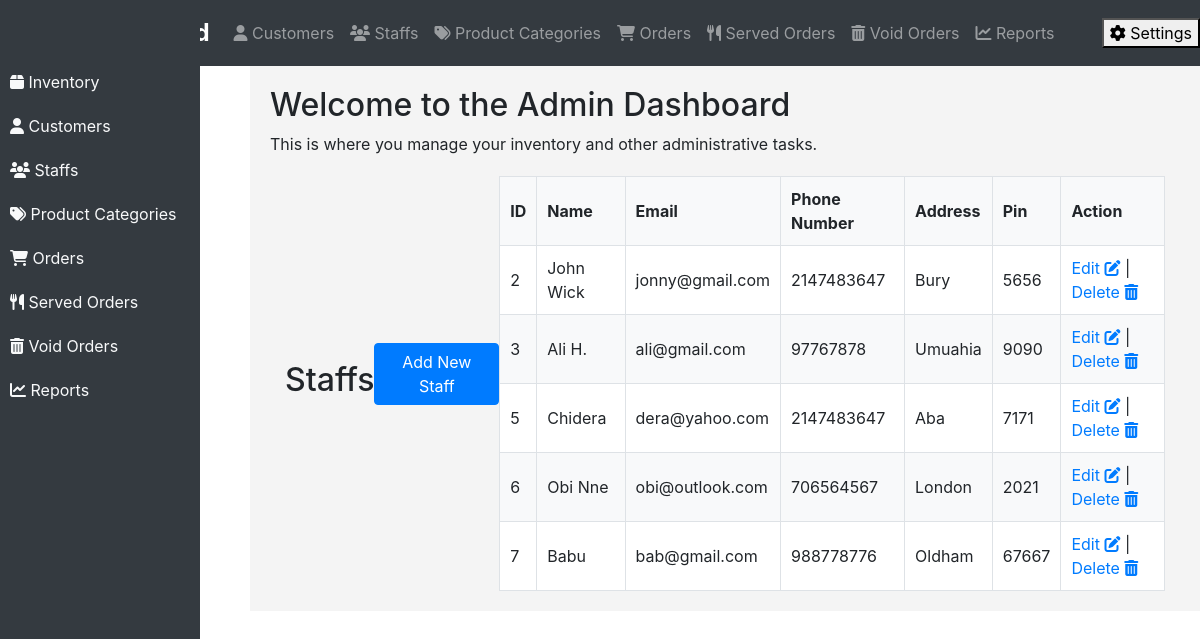
The app's page /HCF/staffs.php with its own data.
### tables this page shows
CREATE TABLE `staffs` (
  `staff_id` int(11) NOT NULL,
  `staff_name` varchar(255) NOT NULL,
  `email` varchar(255) NOT NULL,
  `phone_no` int(11) NOT NULL,
  `address` varchar(255) NOT NULL,
  `pin` int(255) NOT NULL
);

### HCF/staffs.php (the view, shortened to what this page needs)
<?php
include("connect.php");
$result = $conn->query("SELECT * FROM staffs");
?>
<!DOCTYPE html>
<html lang="en">
<head>
    <link rel="stylesheet" href="https://stackpath.bootstrapcdn.com/bootstrap/4.5.2/css/bootstrap.min.css">
    <link rel="stylesheet" href="https://cdnjs.cloudflare.com/ajax/libs/font-awesome/5.15.4/css/all.min.css">
    <link rel="stylesheet" href="styles.css">
</head>
<body>
    <nav class="navbar navbar-expand-lg navbar-dark bg-dark">
    <a class="navbar-brand" href="#">Admin Dashboard</a>
    <div class="collapse navbar-collapse" id="navbarNav">
        <ul class="navbar-nav mr-auto">
            <li class="nav-item">
                <a class="nav-link" href="#"><i class="fas fa-user"></i> Customers</a>
            </li>
            <li class="nav-item">
                <a class="nav-link" href="#"><i class="fas fa-users"></i> Staffs</a>
            </li>
            <li class="nav-item">
                <a class="nav-link" href="#"><i class="fas fa-tags"></i> Product Categories</a>
            </li>
            <li class="nav-item">
                <a class="nav-link" href="#"><i class="fas fa-shopping-cart"></i> Orders</a>
            </li>
            <li class="nav-item">
                <a class="nav-link" href="#"><i class="fas fa-utensils"></i> Served Orders</a>
            </li>
            <li class="nav-item">
                <a class="nav-link" href="#"><i class="fas fa-trash-alt"></i> Void Orders</a>
            </li>
            <li class="nav-item">
                <a class="nav-link" href="#"><i class="fas fa-chart-line"></i> Reports</a>
            </li>
        </ul>
        <div class="settings">
                <button onclick="toggleSettings()"><i class="fas fa-cog"></i> Settings</button>
            </div>
    </div>
</nav>
<div class="sidebar">
    <a href="http://localhost/HCF/product.php"><i class="fas fa-box"></i> Inventory</a>
    <a href="http://localhost/HCF/customer.php"><i class="fas fa-user"></i> Customers</a>
    <a href="http://localhost/HCF/staffs.php"><i class="fas fa-users"></i> Staffs</a>
    <a href="http://localhost/HCF/category.php"><i class="fas fa-tags"></i> Product Categories</a>
    <a href="http://localhost/HCF/order.php"><i class="fas fa-shopping-cart"></i> Orders</a>
    <a href="http://localhost/HCF/served_order.php"><i class="fas fa-utensils"></i> Served Orders</a>
    <a href="http://localhost/HCF/void_order.php"><i class="fas fa-trash-alt"></i> Void Orders</a>
    <a href="http://localhost/HCF/report.php"><i class="fas fa-chart-line"></i> Reports</a>
</div>
<div class="content">
    <h2>Welcome to the Admin Dashboard</h2>
    <p>This is where you manage your inventory and other administrative tasks.</p>
    <div class="container">
        <h2>Staffs</h2>
        <button class="btn btn-primary btn-add-staff" onclick="showForm()">Add New Staff</button>
        <table class="staff-table">
            <thead>
                <tr>
                    <th>ID</th>
                    <th>Name</th>
                    <th>Email</th>
                    <th>Phone Number</th>
                    <th>Address</th>
                    <th>Pin</th>
                    <th>Action</th>
                </tr>
            </thead>
            <tbody>
                <?php
                while($row = $result->fetch_assoc()) {
                    echo "<tr>";
                    echo "<td>".$row["staff_id"]."</td>";
                    echo "<td>".$row["staff_name"]."</td>";
                    echo "<td>".$row["email"]."</td>";
                    echo "<td>".$row["phone_no"]."</td>";
                    echo "<td>".$row["address"]."</td>";
                    echo "<td>".$row["pin"]."</td>";
                    echo "<td><a href='edit_staff.php?staff_id=".$row["staff_id"]."'>Edit <i class='fas fa-edit'></i></a> | <a href='delete_staff.php?staff_id=".$row["staff_id"]."'>Delete <i class='fas fa-trash-alt'></i></a></td>";
                    echo "</tr>";
                }
                ?>
            </tbody>
        </table>
    </div>
</div>
</body>
</html>

### HCF/styles.css (style rules this page uses)
.navbar { background-color: #333; color: #fff; padding: 10px 0; }
.container { display: flex; justify-content: space-between; align-items: center; }
.navbar-brand { font-size: 1.5em; font-weight: bold; }
.content { padding: 20px; background-color: #f4f4f4; }
.settings { position: relative; }

### HCF/staffs.php (style rules this page uses)
.sidebar { height: 100%; width: 200px; position: fixed; top: 0; left: 0; background-color: #343a40; padding-top: 60px; }
.sidebar a { padding: 10px; text-decoration: none; color: #f8f9fa; display: block; transition: font-size 0.3s; }
.content { margin-left: 250px; padding: 20px; }
.container { margin-top: 20px; }
.btn-add-staff { margin-bottom: 20px; }
.staff-table th, .staff-table td { padding: 10px; border: 1px solid #dee2e6; }
.staff-table th { background-color: #f8f9fa; font-weight: bold; text-align: left; }
.staff-table tr:nth-child(even) { background-color: #f8f9fa; }
.staff-table tr:nth-child(odd) { background-color: #ffffff; }

### records on screen
staffs: staff_id "2", staff_name "John Wick", email "jonny@gmail.com", phone_no "2147483647", address "Bury", pin "5656"
staffs: staff_id "3", staff_name "Ali H.", email "ali@gmail.com", phone_no "97767878", address "Umuahia", pin "9090"
staffs: staff_id "5", staff_name "Chidera", email "dera@yahoo.com", phone_no "2147483647", address "Aba", pin "7171"
staffs: staff_id "6", staff_name "Obi Nne", email "obi@outlook.com", phone_no "706564567", address "London", pin "2021"
staffs: staff_id "7", staff_name "Babu", email "bab@gmail.com", phone_no "988778776", address "Oldham", pin "67667"
